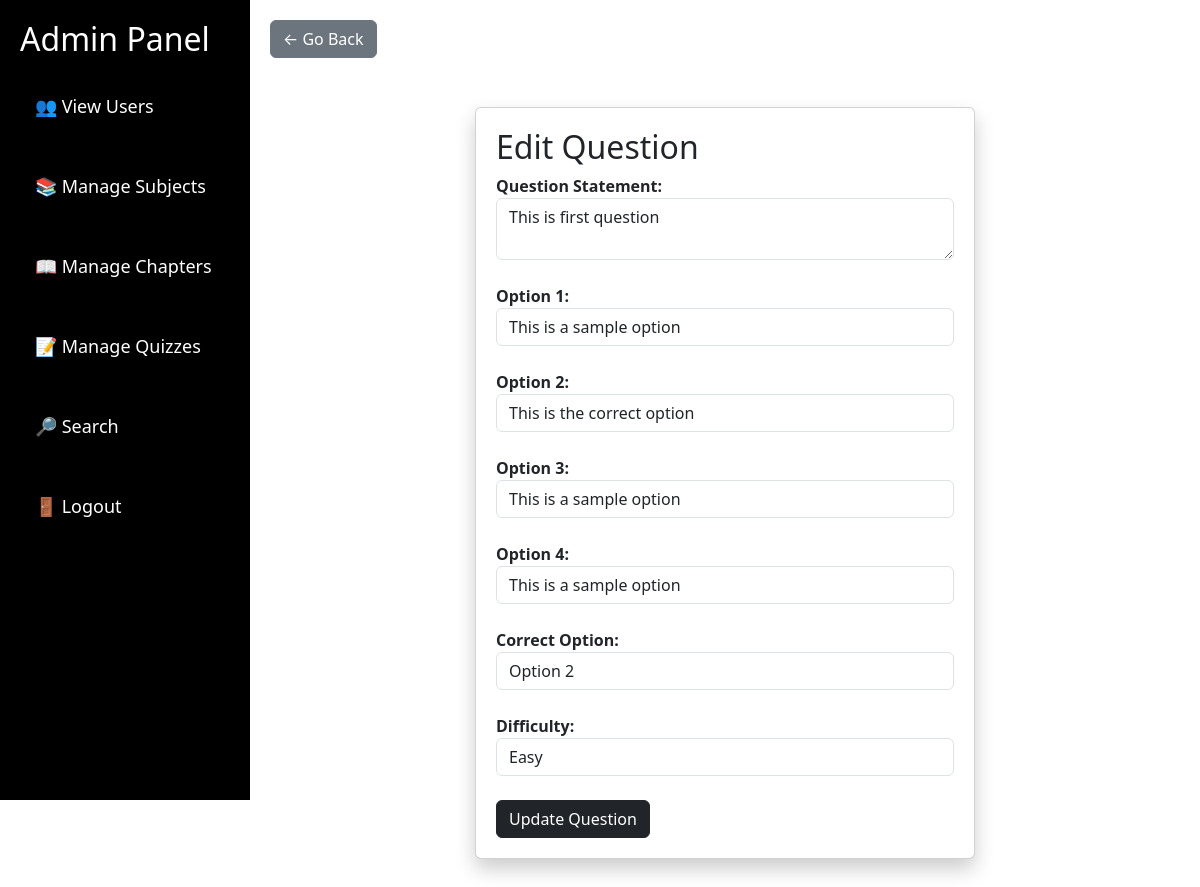
The page /admin/edit_question/1 (signed in) on the database as committed earlier.
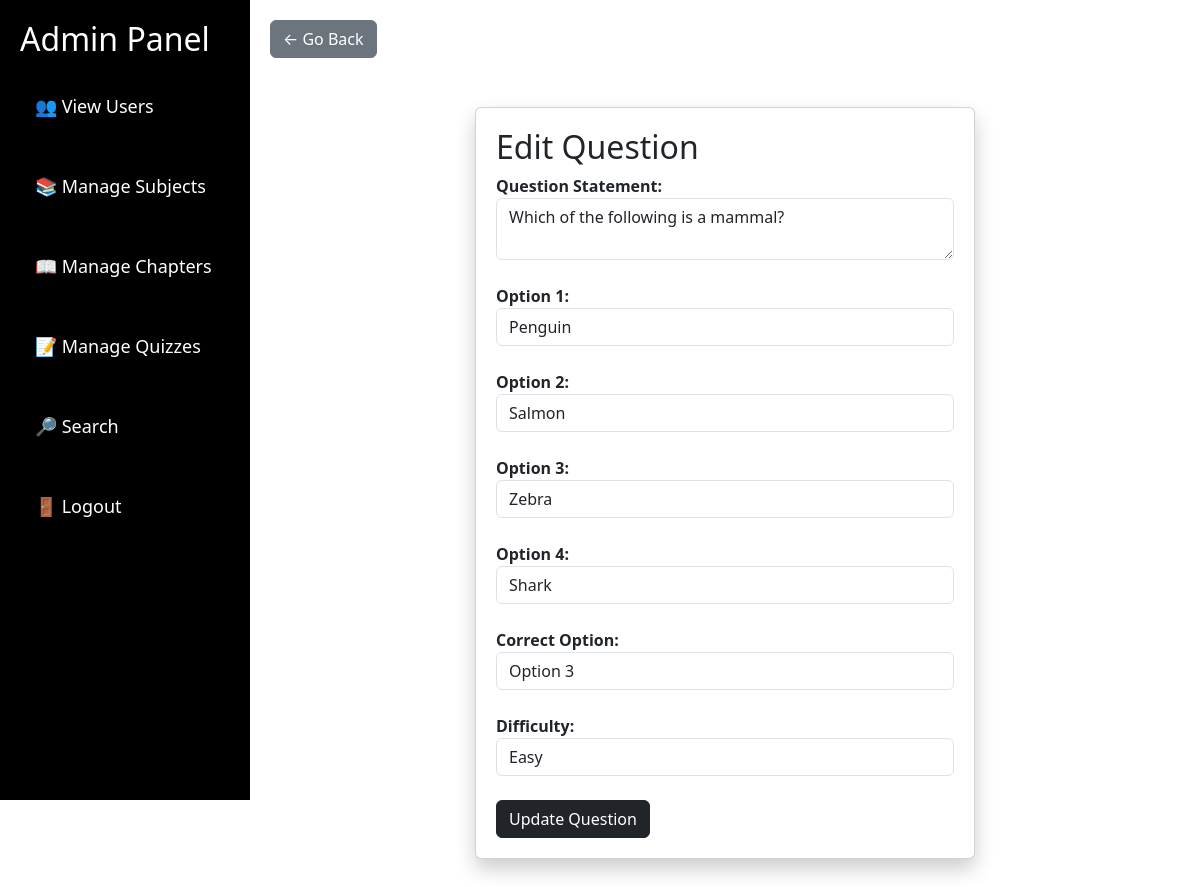
The same page on the database as committed later.
### models/models.py (models this page shows)
class Question(db.Model):
    id = db.Column(db.Integer, primary_key=True)
    quiz_id = db.Column(db.Integer, db.ForeignKey('quiz.id', ondelete="CASCADE"), nullable=False)
    question_statement = db.Column(db.Text, nullable=False)
    difficulty = db.Column(db.String(10), nullable=False, default='easy')
    option1 = db.Column(db.String(255), nullable=False)
    option2 = db.Column(db.String(255), nullable=False)
    option3 = db.Column(db.String(255), nullable=False)
    option4 = db.Column(db.String(255), nullable=False)
    correct_option = db.Column(db.String(255), nullable=False)
    quiz = db.relationship('Quiz', backref=db.backref('questions', lazy=True, cascade="all, delete-orphan"))

### routes/admin.py (the view, shortened to what this page needs)
@admin_bp.route('/admin/edit_question/<int:question_id>', methods=['GET', 'POST'])
@login_required
def edit_question(question_id):
    if not current_user.is_admin:
        return redirect(url_for('main_bp.home'))
    question_to_update = Question.query.get_or_404(question_id)
    return render_template('edit_question.html', question=question_to_update)

### __init__.py (called while the page is built)
def create_app():
    app=Flask(__name__)
    app.config['SQLALCHEMY_DATABASE_URI'] = 'sqlite:///new.db'
    app.config['SQLALCHEMY_TRACK_MODIFICATIONS'] = False
    app.config['SECRET_KEY'] = 'supersecret'
    db.init_app(app)
    bcrypt.init_app(app)
    login_manager = LoginManager()
    @login_manager.user_loader
    def load_user(user_id):
        return User.query.get(int(user_id))
    login_manager.init_app(app)
    login_manager.session_protection = "strong"
    from routes.routes import main_bp
    from routes.admin import admin_bp
    from routes.user import user_bp
    from routes.auth import auth_bp
    app.register_blueprint(admin_bp)
    app.register_blueprint(user_bp)
    app.register_blueprint(main_bp)
    app.register_blueprint(auth_bp)
    with app.app_context():
        db.create_all()
        create_admin()
    return app

### templates/edit_question.html (shortened to what this page needs)
{% extends "admin.html" %}
{% block content %}
<div>
    <a href="{{ url_for('admin_bp.manage_quiz', quiz_id=question.quiz_id) }}" class="btn btn-secondary">← Go Back</a>
</div>
<br>
<div class="card">
    <h2>Edit Question</h2>
    <form method="POST">
        <label>Question Statement:</label>
        <br>
        <textarea name="question_statement" class="form-control" required>{{ question.question_statement }}</textarea>
        <br>
        <label>Option 1:</label>
        <input type="text" name="option1" class="form-control" value="{{ question.option1 }}" required>
        <br>
        <label>Option 2:</label>
        <input type="text" name="option2" class="form-control" value="{{ question.option2 }}" required>
        <br>
        <label>Option 3:</label>
        <input type="text" name="option3" class="form-control" value="{{ question.option3 }}" required>
        <br>
        <label>Option 4:</label>
        <input type="text" name="option4" class="form-control" value="{{ question.option4 }}" required>
        <br>
        <label>Correct Option:</label>
        <select name="correct_option" class="form-control" required>
            <option value="B" {% if question.correct_option=='B' %}selected{% endif %}>Option 2</option>
            <option value="C" {% if question.correct_option=='C' %}selected{% endif %}>Option 3</option>
        </select>
        <br>
        <label>Difficulty:</label>
        <select name="difficulty" class="form-control" required>
            <option value="easy" {% if question.difficulty=='easy' %}selected{% endif %}>Easy</option>
        </select>
        <br>
        <button type="submit" class="btn btn-dark">Update Question</button>
    </form>
</div>
{% endblock %}

Rows that differ between the two databases and show on the page:
changed Question "Easy": question_statement "This is first question" → "Which of the following is a mammal?"; option1 "This is a sample option" → "Penguin"; option2 "This is the correct option" → "Salmon"; option3 "This is a sample option" → "Zebra"; option4 "This is a sample option" → "Shark"; correct_option "Option 2" → "Option 3"
